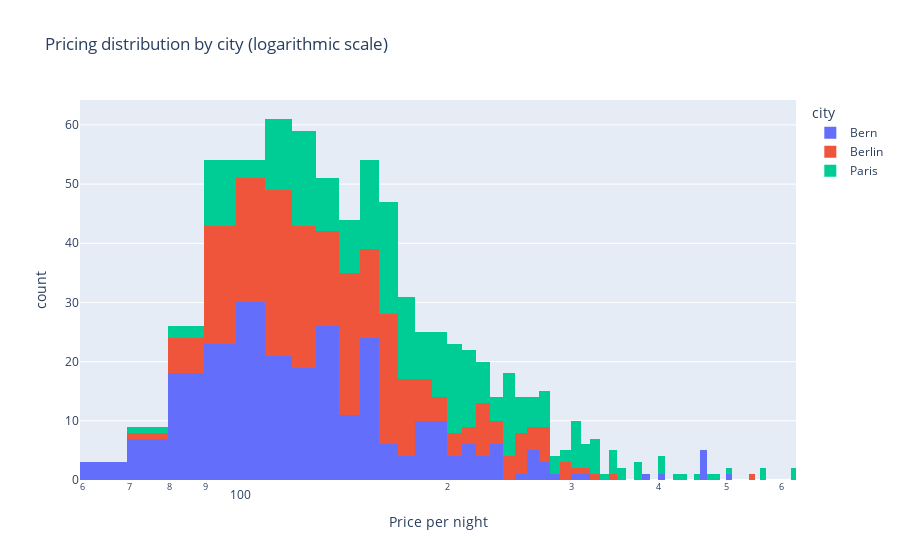

Write notebook code for a chart like this one.
### Code cell
px.histogram(
    airbnb_data,
    x="price_per_night",
    log_x=True,
    color="city",
    title="Pricing distribution by city (logarithmic scale)",
    labels={"price_per_night": "Price per night"},
    nbins=100,
)

### Figure 1 — Plotly figure (JSON) as saved in the notebook; plotly's stock layout.template omitted (floating-point values rounded to 4 significant figures; data arrays with more than 128 entries replaced by an {"elided": "..."} marker saying what was removed)
{"data": [{"alignmentgroup": "True", "bingroup": "x", "hovertemplate": "city=Bern<br>Price per night=%{x}<br>count=%{y}<extra></extra>", "legendgroup": "Bern", "marker": {"color": "#636efa", "pattern": {"shape": ""}}, "name": "Bern", "nbinsx": 100, "offsetgroup": "Bern", "orientation": "v", "showlegend": true, "type": "histogram", "x": {"elided": "252 int values"}, "xaxis": "x", "yaxis": "y"}, {"alignmentgroup": "True", "bingroup": "x", "hovertemplate": "city=Berlin<br>Price per night=%{x}<br>count=%{y}<extra></extra>", "legendgroup": "Berlin", "marker": {"color": "#EF553B", "pattern": {"shape": ""}}, "name": "Berlin", "nbinsx": 100, "offsetgroup": "Berlin", "orientation": "v", "showlegend": true, "type": "histogram", "x": {"elided": "252 int values"}, "xaxis": "x", "yaxis": "y"}, {"alignmentgroup": "True", "bingroup": "x", "hovertemplate": "city=Paris<br>Price per night=%{x}<br>count=%{y}<extra></extra>", "legendgroup": "Paris", "marker": {"color": "#00cc96", "pattern": {"shape": ""}}, "name": "Paris", "nbinsx": 100, "offsetgroup": "Paris", "orientation": "v", "showlegend": true, "type": "histogram", "x": {"elided": "252 int values"}, "xaxis": "x", "yaxis": "y"}], "layout": {"barmode": "relative", "legend": {"title": {"text": "city"}, "tracegroupgap": 0}, "title": {"text": "Pricing distribution by city (logarithmic scale)"}, "xaxis": {"anchor": "y", "domain": [0, 1], "title": {"text": "Price per night"}, "type": "log"}, "yaxis": {"anchor": "x", "domain": [0, 1], "title": {"text": "count"}}}}
